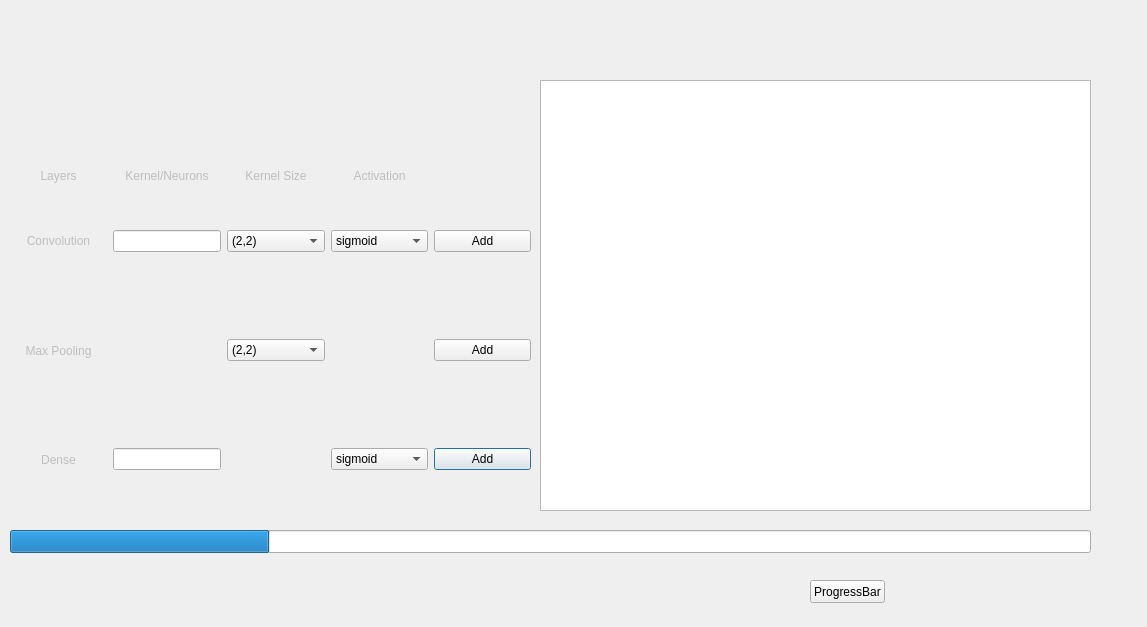
<?xml version="1.0" encoding="UTF-8"?>
<ui version="4.0">
 <class>Dialog</class>
 <widget class="QDialog" name="Dialog">
  <property name="geometry">
   <rect>
    <x>0</x>
    <y>0</y>
    <width>1147</width>
    <height>627</height>
   </rect>
  </property>
  <property name="windowTitle">
   <string>Dialog</string>
  </property>
  <widget class="QWidget" name="gridLayoutWidget">
   <property name="geometry">
    <rect>
     <x>10</x>
     <y>80</y>
     <width>521</width>
     <height>431</height>
    </rect>
   </property>
   <property name="sizePolicy">
    <sizepolicy hsizetype="Preferred" vsizetype="Expanding">
     <horstretch>0</horstretch>
     <verstretch>0</verstretch>
    </sizepolicy>
   </property>
   <layout class="QGridLayout" name="gridLayout">
    <item row="3" column="1">
     <widget class="QLineEdit" name="DenseLineEdit">
      <property name="sizePolicy">
       <sizepolicy hsizetype="Preferred" vsizetype="Fixed">
        <horstretch>0</horstretch>
        <verstretch>0</verstretch>
       </sizepolicy>
      </property>
     </widget>
    </item>
    <item row="0" column="0">
     <widget class="QLabel" name="label_4">
      <property name="enabled">
       <bool>false</bool>
      </property>
      <property name="sizePolicy">
       <sizepolicy hsizetype="Minimum" vsizetype="Expanding">
        <horstretch>0</horstretch>
        <verstretch>0</verstretch>
       </sizepolicy>
      </property>
      <property name="text">
       <string>Layers</string>
      </property>
      <property name="alignment">
       <set>Qt::AlignBottom|Qt::AlignHCenter</set>
      </property>
     </widget>
    </item>
    <item row="0" column="1">
     <widget class="QLabel" name="label_5">
      <property name="enabled">
       <bool>false</bool>
      </property>
      <property name="sizePolicy">
       <sizepolicy hsizetype="Minimum" vsizetype="Expanding">
        <horstretch>0</horstretch>
        <verstretch>0</verstretch>
       </sizepolicy>
      </property>
      <property name="text">
       <string>Kernel/Neurons</string>
      </property>
      <property name="alignment">
       <set>Qt::AlignBottom|Qt::AlignHCenter</set>
      </property>
     </widget>
    </item>
    <item row="0" column="2">
     <widget class="QLabel" name="label_6">
      <property name="enabled">
       <bool>false</bool>
      </property>
      <property name="sizePolicy">
       <sizepolicy hsizetype="Minimum" vsizetype="Expanding">
        <horstretch>0</horstretch>
        <verstretch>0</verstretch>
       </sizepolicy>
      </property>
      <property name="text">
       <string>Kernel Size</string>
      </property>
      <property name="alignment">
       <set>Qt::AlignBottom|Qt::AlignHCenter</set>
      </property>
     </widget>
    </item>
    <item row="0" column="3">
     <widget class="QLabel" name="label_7">
      <property name="enabled">
       <bool>false</bool>
      </property>
      <property name="sizePolicy">
       <sizepolicy hsizetype="Minimum" vsizetype="Expanding">
        <horstretch>0</horstretch>
        <verstretch>0</verstretch>
       </sizepolicy>
      </property>
      <property name="text">
       <string>Activation</string>
      </property>
      <property name="alignment">
       <set>Qt::AlignBottom|Qt::AlignHCenter</set>
      </property>
     </widget>
    </item>
    <item row="1" column="1">
     <widget class="QLineEdit" name="ConvolutionLineEdit">
      <property name="sizePolicy">
       <sizepolicy hsizetype="Preferred" vsizetype="Fixed">
        <horstretch>0</horstretch>
        <verstretch>0</verstretch>
       </sizepolicy>
      </property>
     </widget>
    </item>
    <item row="3" column="0">
     <widget class="QLabel" name="label_3">
      <property name="enabled">
       <bool>false</bool>
      </property>
      <property name="sizePolicy">
       <sizepolicy hsizetype="Preferred" vsizetype="Expanding">
        <horstretch>0</horstretch>
        <verstretch>0</verstretch>
       </sizepolicy>
      </property>
      <property name="text">
       <string>Dense</string>
      </property>
      <property name="alignment">
       <set>Qt::AlignCenter</set>
      </property>
     </widget>
    </item>
    <item row="3" column="3">
     <widget class="QComboBox" name="DenseAcitvationBox">
      <item>
       <property name="text">
        <string>sigmoid</string>
       </property>
      </item>
      <item>
       <property name="text">
        <string>tanh</string>
       </property>
      </item>
      <item>
       <property name="text">
        <string>relu</string>
       </property>
      </item>
     </widget>
    </item>
    <item row="3" column="4">
     <widget class="QPushButton" name="DenseAddButton">
      <property name="text">
       <string>Add</string>
      </property>
     </widget>
    </item>
    <item row="2" column="0">
     <widget class="QLabel" name="label_2">
      <property name="enabled">
       <bool>false</bool>
      </property>
      <property name="sizePolicy">
       <sizepolicy hsizetype="Preferred" vsizetype="Expanding">
        <horstretch>0</horstretch>
        <verstretch>0</verstretch>
       </sizepolicy>
      </property>
      <property name="text">
       <string>Max Pooling</string>
      </property>
      <property name="alignment">
       <set>Qt::AlignCenter</set>
      </property>
     </widget>
    </item>
    <item row="2" column="4">
     <widget class="QPushButton" name="PoolingAddButton">
      <property name="text">
       <string>Add</string>
      </property>
     </widget>
    </item>
    <item row="1" column="2">
     <widget class="QComboBox" name="ConvKernelBox">
      <item>
       <property name="text">
        <string>(2,2)</string>
       </property>
      </item>
      <item>
       <property name="text">
        <string>(3,3)</string>
       </property>
      </item>
      <item>
       <property name="text">
        <string>(4,4)</string>
       </property>
      </item>
     </widget>
    </item>
    <item row="1" column="0">
     <widget class="QLabel" name="label">
      <property name="enabled">
       <bool>false</bool>
      </property>
      <property name="sizePolicy">
       <sizepolicy hsizetype="Preferred" vsizetype="Expanding">
        <horstretch>0</horstretch>
        <verstretch>0</verstretch>
       </sizepolicy>
      </property>
      <property name="text">
       <string>Convolution</string>
      </property>
      <property name="alignment">
       <set>Qt::AlignCenter</set>
      </property>
     </widget>
    </item>
    <item row="1" column="3">
     <widget class="QComboBox" name="ConvActivationBox">
      <item>
       <property name="text">
        <string>sigmoid</string>
       </property>
      </item>
      <item>
       <property name="text">
        <string>tanh</string>
       </property>
      </item>
      <item>
       <property name="text">
        <string>relu</string>
       </property>
      </item>
     </widget>
    </item>
    <item row="1" column="4">
     <widget class="QPushButton" name="ConvolutionAddButton">
      <property name="text">
       <string>Add</string>
      </property>
     </widget>
    </item>
    <item row="2" column="2">
     <widget class="QComboBox" name="PoolingKernelBox">
      <item>
       <property name="text">
        <string>(2,2)</string>
       </property>
      </item>
      <item>
       <property name="text">
        <string>(3,3)</string>
       </property>
      </item>
     </widget>
    </item>
   </layout>
  </widget>
  <widget class="QTextBrowser" name="ModelSummary">
   <property name="geometry">
    <rect>
     <x>540</x>
     <y>80</y>
     <width>551</width>
     <height>431</height>
    </rect>
   </property>
  </widget>
  <widget class="QProgressBar" name="progressBar">
   <property name="enabled">
    <bool>true</bool>
   </property>
   <property name="geometry">
    <rect>
     <x>10</x>
     <y>530</y>
     <width>1081</width>
     <height>23</height>
    </rect>
   </property>
   <property name="value">
    <number>24</number>
   </property>
   <property name="textVisible">
    <bool>false</bool>
   </property>
  </widget>
  <widget class="QPushButton" name="ProgressButton">
   <property name="geometry">
    <rect>
     <x>810</x>
     <y>580</y>
     <width>75</width>
     <height>23</height>
    </rect>
   </property>
   <property name="text">
    <string>ProgressBar</string>
   </property>
  </widget>
 </widget>
 <resources/>
 <connections/>
</ui>
